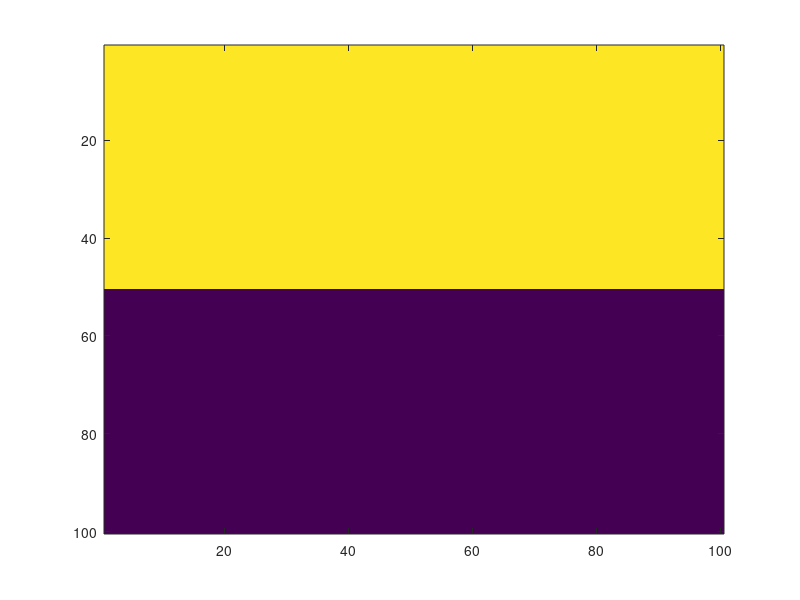
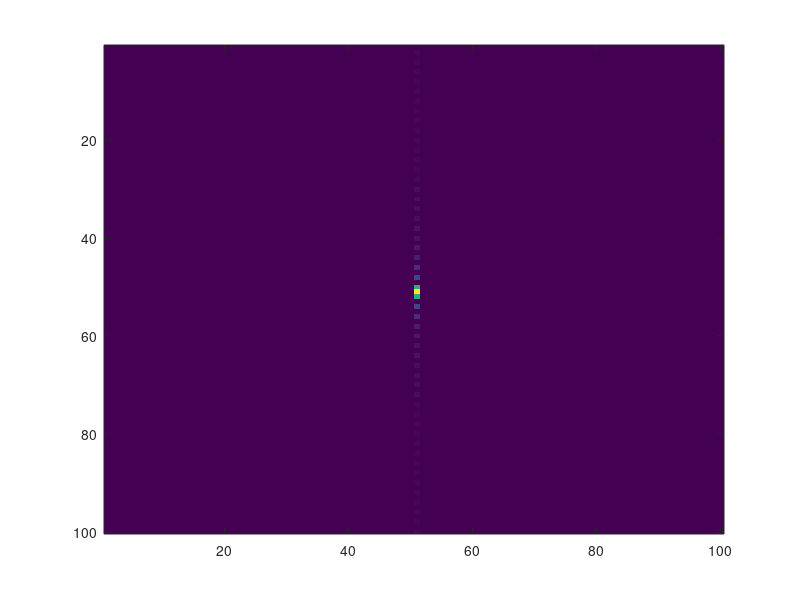
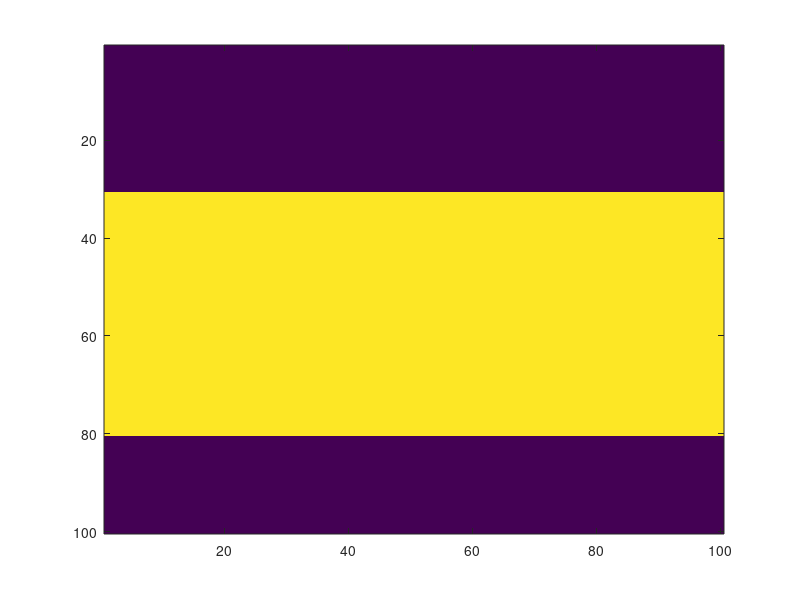
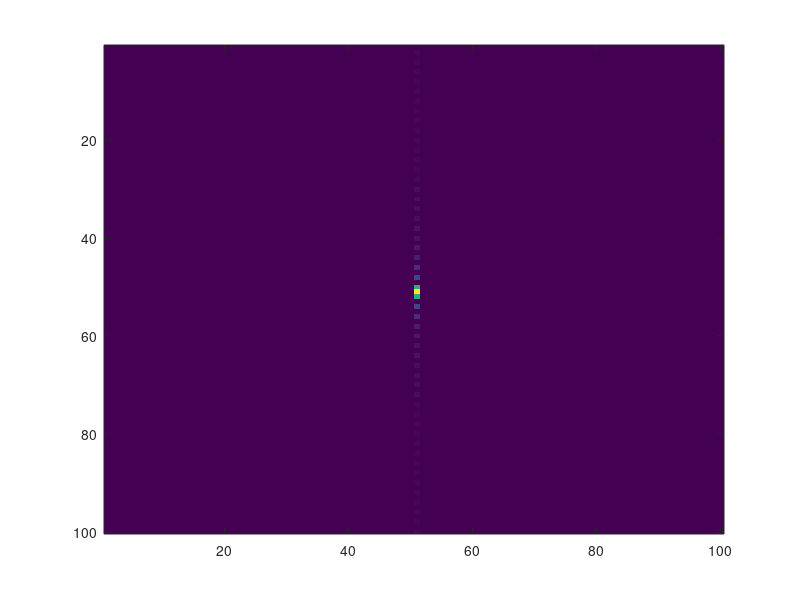

Write the MATLAB code that produced these figures, in order.
n = 100;
p = zeros(n);
w = 10;

p(1:50, :) = 1;

figure;
imagesc(p);

image_fft = fft2(p);

figure;
imagesc(abs(fftshift(image_fft)));

p = zeros(n);

p(31:80, :) = 1;

figure;
imagesc(p);

image_fft = fft2(p);

figure;
imagesc(abs(fftshift(image_fft)));